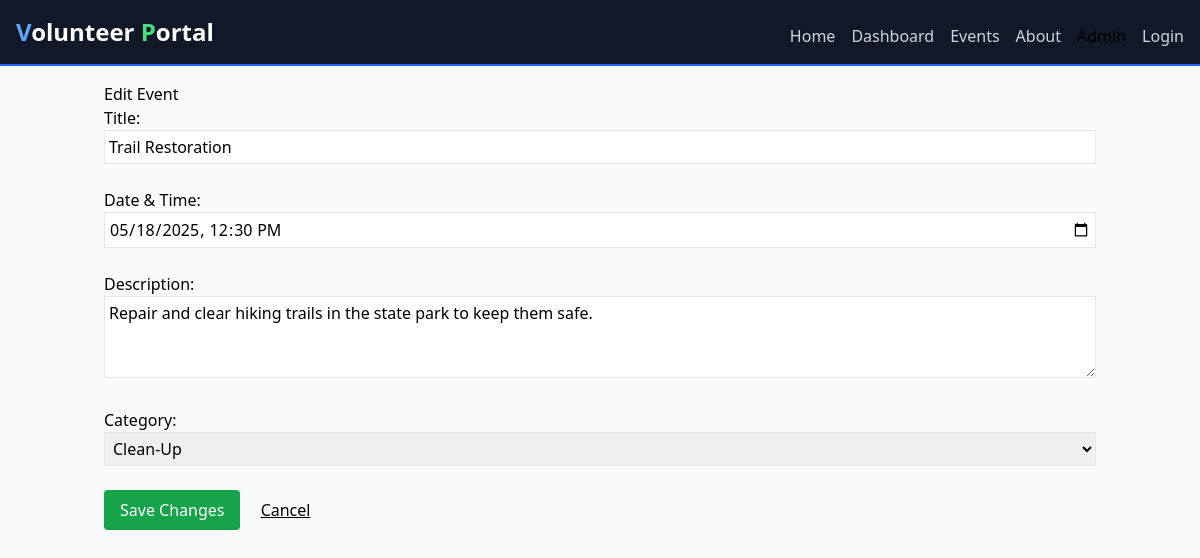
Page /admin/edit-event/5 (signed in) on the committed database.
### app.py (models this page shows)
class Event(db.Model):
    id          = db.Column(db.Integer, primary_key=True)
    title       = db.Column(db.String(100), nullable=False)
    date        = db.Column(db.DateTime, nullable=False)
    description = db.Column(db.Text)
    category    = db.Column(db.String(50), nullable=False, default='General')

### app.py (the view, shortened to what this page needs)
@app.route('/admin/edit-event/<int:event_id>', methods=['GET','POST'])
def edit_event(event_id):
    if session.get('role') != 'admin':
        return redirect(url_for('admin_login'))
    ev = Event.query.get_or_404(event_id)
    return render_template('edit_event.html', event=ev)

### templates/edit_event.html (shortened to what this page needs)
{% extends "base.html" %}
{% block content %}
  <h2>Edit Event</h2>
  <form method="post">
    <label>
      Title:<br>
      <input name="title" value="{{ event.title }}" required class="border p-1 w-full">
    </label><br><br>
    <label>
      Date & Time:<br>
      <input name="date" type="datetime-local"
             value="{{ event.date.strftime('%Y-%m-%dT%H:%M') }}"
             required class="border p-1 w-full">
    </label><br><br>
    <label>
      Description:<br>
      <textarea name="description" class="border p-1 w-full" rows="3">{{ event.description }}</textarea>
    </label><br><br>
    <label>
      Category:<br>
      <select name="category" required class="border p-1 w-full">
        <option value="Clean-Up"   {% if event.category=='Clean-Up'   %}selected{% endif %}>Clean-Up</option>
      </select>
    </label><br><br>
    <button type="submit" class="px-4 py-2 bg-green-600 text-white rounded">
      Save Changes
    </button>
    <a href="{{ url_for('admin_dashboard') }}" class="ml-4 underline">Cancel</a>
  </form>
{% endblock %}

### rows in the picture
Event: title "Trail Restoration", date "05/18/2025 12:30", description "Repair and clear hiking trails in the state park to keep them safe.", category "Clean-Up"
